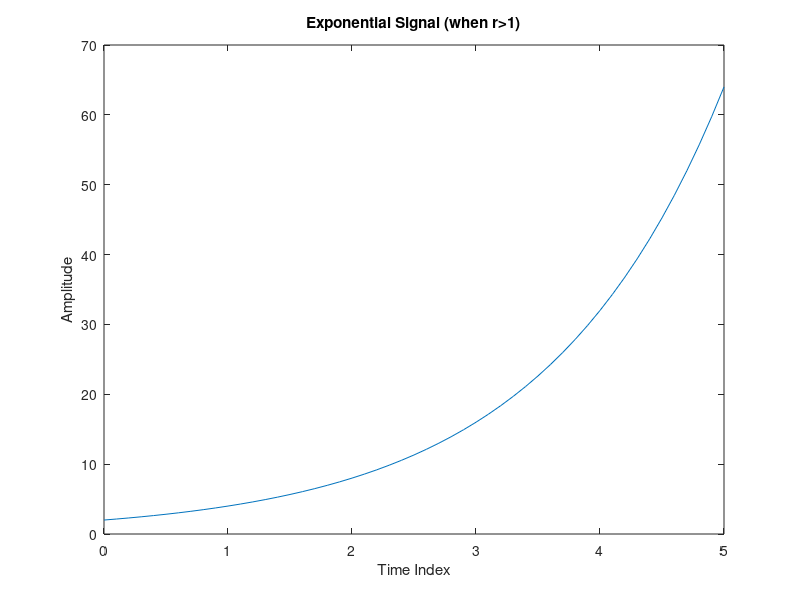

Write the MATLAB code that produced this figure.
n=0:0.1:5;
a=2;
r=2;
x=a*(r.^n);
plot(n,x);
xlabel('Time Index');
ylabel('Amplitude');
title('Exponential Signal (when r>1)');